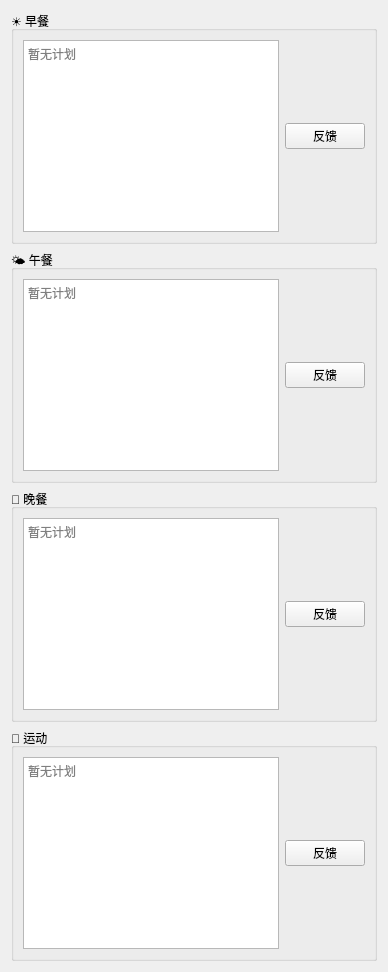
          <widget class="QWidget" name="tabTomorrow">
           <attribute name="title">
            <string>明天</string>
           </attribute>
           <layout class="QVBoxLayout" name="verticalLayout_tomorrow">
            <item>
             <widget class="QGroupBox" name="groupTomorrowMorning">
              <property name="title">
               <string>☀️ 早餐</string>
              </property>
              <layout class="QHBoxLayout" name="horizontalLayout_TomorrowMorning">
               <item>
                <widget class="QTextEdit" name="txtTomorrowMorning">
                 <property name="readOnly">
                  <bool>true</bool>
                 </property>
                 <property name="placeholderText">
                  <string>暂无计划</string>
                 </property>
                </widget>
               </item>
               <item>
                <widget class="QPushButton" name="btnFeedbackTomorrowMorning">
                 <property name="text">
                  <string>反馈</string>
                 </property>
                </widget>
               </item>
              </layout>
             </widget>
            </item>
            <item>
             <widget class="QGroupBox" name="groupTomorrowLunch">
              <property name="title">
               <string>🌤️ 午餐</string>
              </property>
              <layout class="QHBoxLayout" name="horizontalLayout_TomorrowLunch">
               <item>
                <widget class="QTextEdit" name="txtTomorrowLunch">
                 <property name="readOnly">
                  <bool>true</bool>
                 </property>
                 <property name="placeholderText">
                  <string>暂无计划</string>
                 </property>
                </widget>
               </item>
               <item>
                <widget class="QPushButton" name="btnFeedbackTomorrowLunch">
                 <property name="text">
                  <string>反馈</string>
                 </property>
                </widget>
               </item>
              </layout>
             </widget>
            </item>
            <item>
             <widget class="QGroupBox" name="groupTomorrowDinner">
              <property name="title">
               <string>🌙 晚餐</string>
              </property>
              <layout class="QHBoxLayout" name="horizontalLayout_TomorrowDinner">
               <item>
                <widget class="QTextEdit" name="txtTomorrowDinner">
                 <property name="readOnly">
                  <bool>true</bool>
                 </property>
                 <property name="placeholderText">
                  <string>暂无计划</string>
                 </property>
                </widget>
               </item>
               <item>
                <widget class="QPushButton" name="btnFeedbackTomorrowDinner">
                 <property name="text">
                  <string>反馈</string>
                 </property>
                </widget>
               </item>
              </layout>
             </widget>
            </item>
            <item>
             <widget class="QGroupBox" name="groupTomorrowExercise">
              <property name="title">
               <string>🏃 运动</string>
              </property>
              <layout class="QHBoxLayout" name="horizontalLayout_TomorrowExercise">
               <item>
                <widget class="QTextEdit" name="txtTomorrowExercise">
                 <property name="readOnly">
                  <bool>true</bool>
                 </property>
                 <property name="placeholderText">
                  <string>暂无计划</string>
                 </property>
                </widget>
               </item>
               <item>
                <widget class="QPushButton" name="btnFeedbackTomorrowExercise">
                 <property name="text">
                  <string>反馈</string>
                 </property>
                </widget>
               </item>
              </layout>
             </widget>
            </item>
           </layout>
          </widget>
